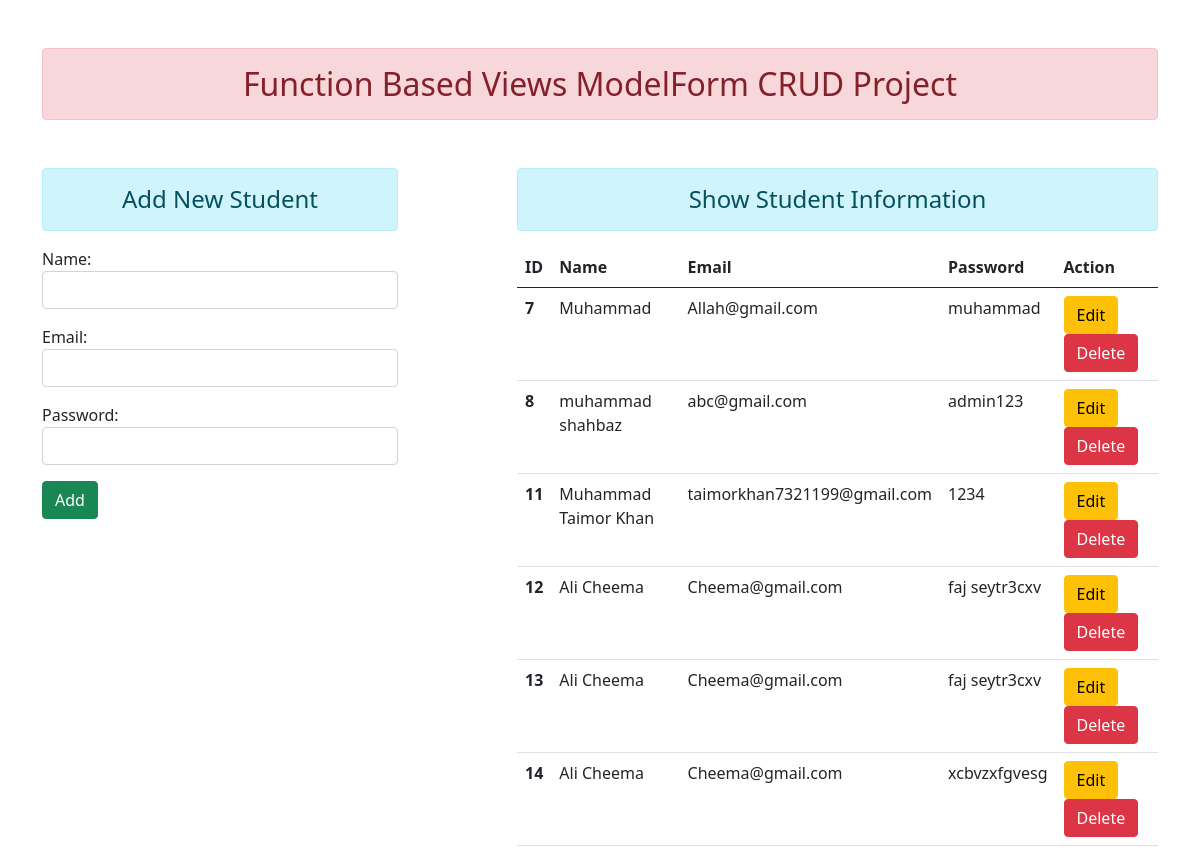
The page / on the database its author committed.
### app/models.py (models this page shows)
class User(models.Model):
    name = models.CharField(max_length=100)
    email = models.EmailField( max_length=100)
    password = models.CharField(max_length=100)

### app/views.py (the view)
# urls.py: path('',views.add, name='add'),
def add(request):
    if request.method =='POST':
        fm = StudentRegistration(request.POST)
        if fm.is_valid():
         nm = fm.cleaned_data['name']
         em = fm.cleaned_data['email']
         pw = fm.cleaned_data['password']
         reg = User(name=nm, email=em, password=pw,)
         reg.save()
    else:
        fm =StudentRegistration()
    stud = User.objects.all()
    return render (request, 'add.html', {'form': fm, 'stu':stud})

### app/forms.py
class StudentRegistration(forms.ModelForm):
    class Meta:
        model = User
        fields = ['name', 'email','password']
        widgets = {
            'name': forms.TextInput(attrs={'class': 'form-control'}),
            'email': forms.TextInput(attrs={' class': 'form-control'}),
            'password': forms.PasswordInput(attrs={'class': 'form-control'}),
        }

### app/templates/add.html (shortened to what this page needs)
{% extends "base.html"%}
{% block content %}
<div class="row">
    <div class="col-sm-4">
        <h4 class="text-center alert alert-info">Add New Student</h4>
        <form action="" method="POST">
            {{form.as_p}}
            <button class="btn btn-success" type="submit">Add</button>
        </form>
    </div>
    <div class="col-sm-7 offset-1">
    <h4 class="text-center alert alert-info">Show Student Information</h4>
    {% if stu %}
    <table class="table">
  <thead>
    <tr>
      <th scope="col">ID</th>
      <th scope="col">Name</th>
      <th scope="col">Email</th>
      <th scope="col">Password</th>
      <th scope="col">Action</th>
    </tr>
  </thead>
  <tbody>
        {% for st in stu %}
            <tr>
                <th scope="row">{{st.id}}</th>
                <td>{{st.name}}</td>
                <td>{{st.email}}</td>
                <td>{{st.password}}</td>
                <td>
                <a href="{% url 'update' st.id %}" class='btn btn-warning btn'>Edit</a>
                <form action="{% url 'delete' st.id %}" method="post" class='d-inline'>
                <input type="submit" class='btn btn-danger' value="Delete">
                </form>
                </td>
            </tr>
        {% endfor %}
    {% else %}
        <h4 class='text-center alert alert-warning'> No Record</h4>
    {% endif %}
</div>
</div>
{% endblock content %}

### app/templates/base.html (shortened to what this page needs)
<!DOCTYPE html>
{% load static %}
<html lang="en">
<head>
        <link href="https://cdn.jsdelivr.net/npm/bootstrap@5.1.0/dist/css/bootstrap.min.css"
 rel="stylesheet">
        <link rel="stylesheet" href="https://cdnjs.cloudflare.com/ajax/libs/font-awesome/5.15.4/css/all.min.css">
</head>
<body>
<div class="container mt-5">
    <h2 class="text-center alert alert-danger">Function Based Views ModelForm CRUD Project</h2>
{% block content %}        {% endblock content %}
</div>
</body>
</html>

### rows shown on the page
User: id "7", name "Muhammad", email "Allah@gmail.com", password "muhammad"
User: id "8", name "muhammad shahbaz", email "abc@gmail.com", password "admin123"
User: id "11", name "Muhammad Taimor Khan", email "taimorkhan7321199@gmail.com", password "1234"
User: id "12", name "Ali Cheema", email "Cheema@gmail.com", password "faj seytr3cxv"
User: id "13", name "Ali Cheema", email "Cheema@gmail.com", password "faj seytr3cxv"
User: id "14", name "Ali Cheema", email "Cheema@gmail.com", password "xcbvzxfgvesg"
